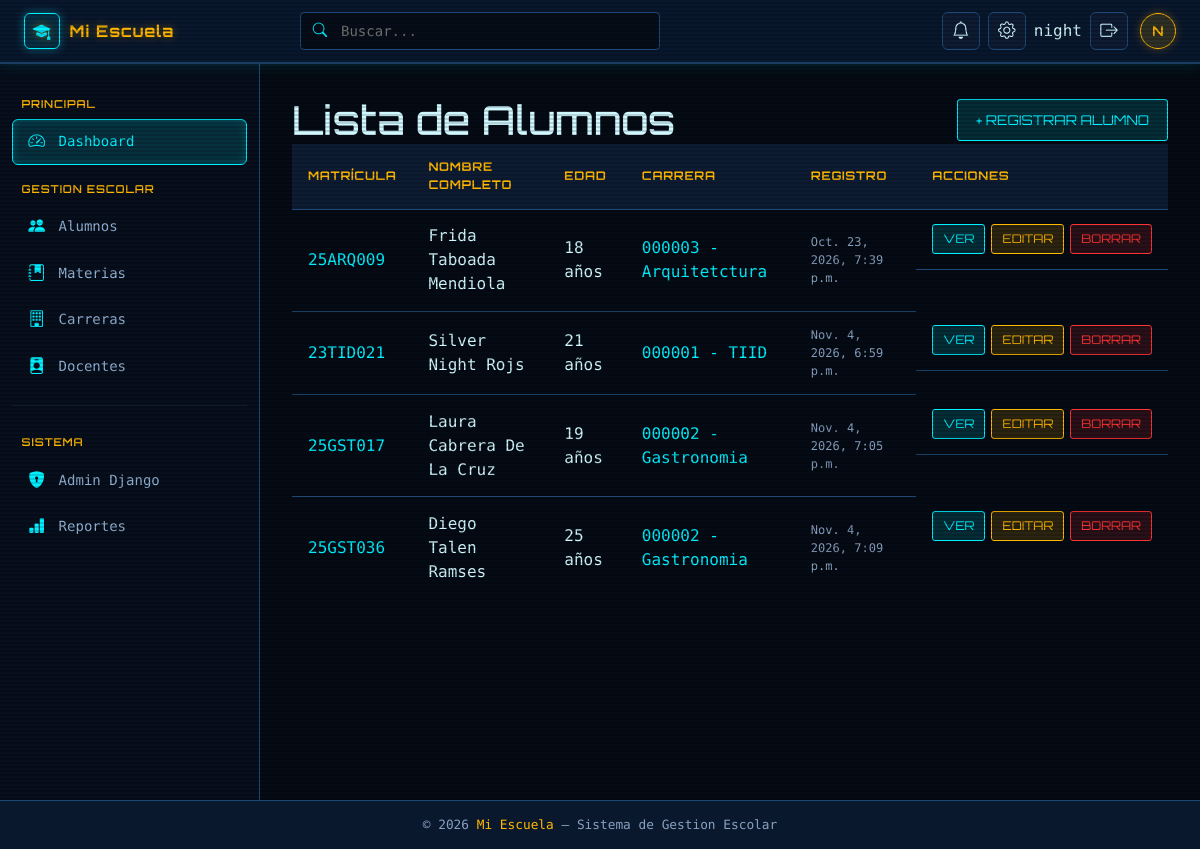
Page /alumnos/ (signed in) on the committed database.
### dark/models.py (models this page shows, shortened)
class Alumno(models.Model):
    matricula = models.CharField(verbose_name='Matricula', max_length=8, unique=True)
    nombre = models.CharField(verbose_name='Nombre alumno', max_length=50)
    apellido_paterno = models.CharField(verbose_name='Apellido paterno', max_length=100)
    apellido_materno = models.CharField(verbose_name='Apellido materno', max_length=100)
    edad = models.IntegerField(verbose_name='Edad')
    fecha_registro = models.DateTimeField(auto_now_add=True)
    carrera = models.ForeignKey('Patos', on_delete=models.PROTECT, verbose_name='Carrera')

class Patos(models.Model):
    clave = models.CharField(verbose_name='Clave', max_length=8, unique=True)
    carrera = models.CharField(verbose_name='Nombre Carrera', max_length=50)
    class Meta:
        verbose_name = 'Carrera'
        verbose_name_plural = 'Carreras'
    def __str__(self):
        return f'{self.clave} - {self.carrera}'

### dark/views.py (the view)
# urls.py: path('alumnos/', views.lista_alumnos, name='lista_alumnos'),
@login_required
def lista_alumnos(request):
    alumnos = Alumno.objects.all()
    return render(request, 'lista_alumnos.html', {'alumnos': alumnos})

### dark/templates/lista_alumnos.html (shortened to what this page needs)
{% extends "base.html" %}
{% block contenido %}
    <div class="scanlines"></div>
    <div class="hud-container">
        <header class="hud-header" style="display: flex; justify-content: space-between; align-items: center; flex-wrap: wrap; gap: 15px;">
            <div>
                <h1 style="margin: 0;">Lista de Alumnos</h1>
            </div>
            <a href="{% url 'crear_alumno' %}" class="btn-action btn-info-hud" style="padding: 10px 18px; font-size: 0.85rem;">
                + Registrar Alumno
            </a>
        </header>
        <main>
            <table class="hud-table">
                <thead>
                    <tr>
                        <th>Matrícula</th>
                        <th>Nombre Completo</th>
                        <th>Edad</th>
                        <th>Carrera</th>
                        <th>Registro</th>
                        <th>Acciones</th>
                    </tr>
                </thead>
                <tbody>
                    {% for alumno in alumnos %}
                    <tr>
                        <td><span class="skill-code">{{ alumno.matricula }}</span></td>
                        <td class="alumno-nombre">{{ alumno.nombre }} {{ alumno.apellido_paterno }} {{ alumno.apellido_materno }}</td>
                        <td>{{ alumno.edad }} años</td>
                        <td><span style="color: var(--hud-blue);">{{ alumno.carrera }}</span></td>
                        <td style="font-size: 0.75rem; color: #88a0c0;">{{ alumno.fecha_registro }}</td>
                        <td style="display: flex; gap: 6px; align-items: center;">
                            <a href="{% url 'detalle_alumno' alumno.id %}" class="btn-action btn-info-hud" title="Ver detalles">Ver</a>
                            <a href="{% url 'editar_alumno' alumno.id %}" class="btn-action btn-warn-hud" title="Modificar datos">Editar</a>
                            <a href="{% url 'eliminar_alumno' alumno.id %}" class="btn-action btn-danger-hud" title="Borrar registro">Borrar</a>
                        </td>
                    </tr>
                    {% empty %}
                    <tr>
                        <td colspan="6">
                            <p class="hud-alert">ALERTA: No se encontraron registros de alumnos.</p>
                        </td>
                    </tr>
                    {% endfor %}
                </tbody>
            </table>
        </main>
    </div>
{% endblock contenido %}

### dark/templates/base.html (shortened to what this page needs)
{% load static %}
<!DOCTYPE html>
<html lang="es">
<head>
    <link href="https://cdn.jsdelivr.net/npm/bootstrap@5.3.3/dist/css/bootstrap.min.css" rel="stylesheet">
    <link href="https://cdn.jsdelivr.net/npm/bootstrap-icons@1.11.3/font/bootstrap-icons.min.css" rel="stylesheet">
    <link href="{% static 'alumnos/css/base.css' %}" rel="stylesheet">
</head>
<body>
    <header class="top-navbar">
        <a href="#" class="brand">
            <div class="brand-icon">
                <i class="bi bi-mortarboard-fill"></i>
            </div>
            Mi Escuela
        </a>
        <div class="navbar-search d-none d-md-block">
            <div class="search-wrapper">
                <i class="bi bi-search"></i>
                <input type="text" placeholder="Buscar...">
            </div>
        </div>
        <div class="navbar-right">
            <button class="nav-icon-btn" title="Notificaciones">
                <i class="bi bi-bell"></i>
            </button>
            <button class="nav-icon-btn" title="Configuracion">
                <i class="bi bi-gear"></i>
            </button>
            {% if user.is_authenticated %}
            <span class="navbar-username">{{ user.username }}</span>
            <form method="POST" action="{% url 'logout' %}" style="margin:0;">
                <button type="submit" class="nav-icon-btn logout-btn" title="Cerrar sesión">
                    <i class="bi bi-box-arrow-right"></i>
                </button>
            </form>
            {% endif %}
            <div class="avatar" title="{{ user.username }}">{{ user.username|first|upper }}</div>
        </div>
    </header>
    <div class="app-wrapper">
        <aside id="sidebar">
            <div class="sidebar-section">
                <p class="sidebar-label">Principal</p>
                <a href="#" class="sidebar-link active">
                    <i class="bi bi-speedometer2"></i> Dashboard
                </a>
            </div>
            <div class="sidebar-section">
                <p class="sidebar-label">Gestion Escolar</p>
                <a href="{% url 'lista_alumnos' %}" class="sidebar-link">
                    <i class="bi bi-people-fill"></i> Alumnos
                </a>
                <a href="{% url 'lista_materias' %}" class="sidebar-link">
                    <i class="bi bi-journal-bookmark-fill"></i> Materias
                </a>
                <a href="{% url "lista_carreras" %}" class="sidebar-link">
                    <i class="bi bi-building"></i> Carreras
                </a>
                <a href="#" class="sidebar-link">
                    <i class="bi bi-person-badge-fill"></i> Docentes
                </a>
            </div>
            <hr class="sidebar-divider">
            <div class="sidebar-section">
                <p class="sidebar-label">Sistema</p>
                <a href="/admin/" class="sidebar-link">
                    <i class="bi bi-shield-lock-fill"></i> Admin Django
                </a>
                <a href="#" class="sidebar-link">
                    <i class="bi bi-bar-chart-fill"></i> Reportes
                </a>
            </div>
        </aside>
        <main id="main-content">
            {% block contenido %}{% endblock contenido %}
        </main>
    </div>
    <footer>
        &copy; 2026 <span>Mi Escuela</span> &mdash; Sistema de Gestion Escolar
    </footer>
</body>
</html>

### dark/templates/lista_alumnos.html (style rules this page uses)
.btn-action { padding: 5px 10px; font-size: 0.75rem; font-family: var(--font-heading); text-transform: uppercase; text-decoration: none; display: inline-block; border-radius: 3px; transition: all 0.2s; }
.btn-info-hud { background: rgba(0, 240, 255, 0.15); border: 1px solid var(--hud-blue); color: var(--hud-blue); }
.btn-warn-hud { background: rgba(255, 183, 0, 0.15); border: 1px solid var(--hud-gold); color: var(--hud-gold); }
.btn-danger-hud { background: rgba(255, 51, 51, 0.15); border: 1px solid var(--hud-alert); color: var(--hud-alert); }

### rows in the picture
Alumno: matricula "25ARQ009", nombre "Frida", apellido_paterno "Taboada", apellido_materno "Mendiola", edad "18", carrera "000003 - Arquitetctura", fecha_registro "Oct. 23, 2026, 7:39 p.m."
Alumno: matricula "23TID021", nombre "Silver", apellido_paterno "Night", apellido_materno "Rojs", edad "21", carrera "000001 - TIID", fecha_registro "Nov. 4, 2026, 6:59 p.m."
Alumno: matricula "25GST017", nombre "Laura", apellido_paterno "Cabrera", apellido_materno "De La Cruz", edad "19", carrera "000002 - Gastronomia", fecha_registro "Nov. 4, 2026, 7:05 p.m."
Alumno: matricula "25GST036", nombre "Diego", apellido_paterno "Talen", apellido_materno "Ramses", edad "25", carrera "000002 - Gastronomia", fecha_registro "Nov. 4, 2026, 7:09 p.m."

### other values in the picture
{{ user.username }} "night"
{{ user.username|first|upper }} "N"
